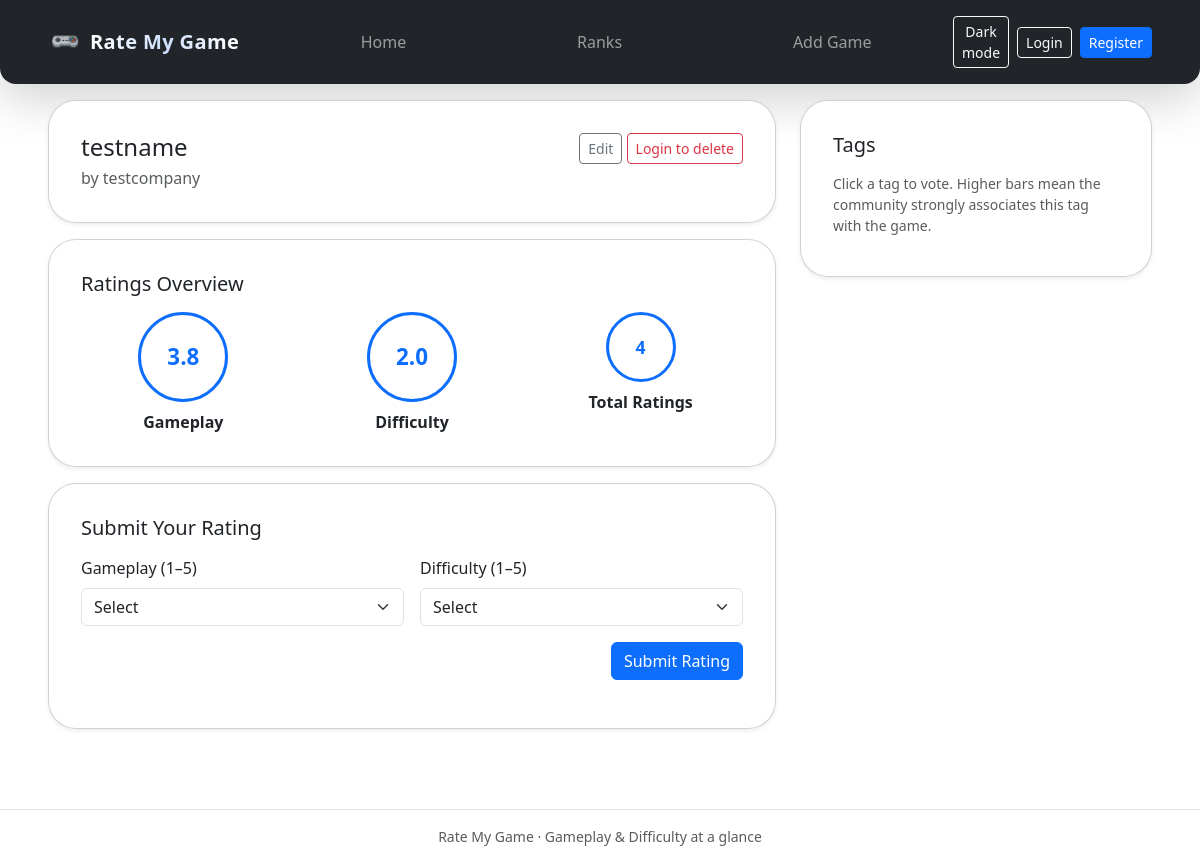
The app's page /games/1 with its own data.
### rate_my_game/models.py (models this page shows, shortened)
class Game(db.Model):
    __tablename__ = "games"
    id = db.Column(db.Integer, primary_key=True)
    name = db.Column(db.String(120), nullable=False)
    company = db.Column(db.String(120), nullable=False)
    ratings = db.relationship("Rating", backref="game", lazy=True, cascade="all, delete-orphan")
    tags = db.relationship("GameTag", backref="game", lazy=True, cascade="all, delete-orphan")
    def average_gameplay(self):
        if not self.ratings:
            return None
        return sum(r.gameplay for r in self.ratings) / len(self.ratings)
    def average_difficulty(self):
        if not self.ratings:
            return None
        return sum(r.difficulty for r in self.ratings) / len(self.ratings)

class Rating(db.Model):
    __tablename__ = "ratings"
    id = db.Column(db.Integer, primary_key=True)
    game_id = db.Column(db.Integer, db.ForeignKey("games.id"), nullable=False)
    gameplay = db.Column(db.Integer, nullable=False)      # 1–5
    difficulty = db.Column(db.Integer, nullable=False)    # 1–5
    created_at = db.Column(db.DateTime, default=datetime.utcnow)

### rate_my_game/routes.py (the view)
    @app.route("/games/<int:game_id>")
    def game_detail(game_id):
        game = Game.query.get_or_404(game_id)
        existing_tags = {t.tag_name: t for t in game.tags}
        for tag in PREDEFINED_TAGS:
            if tag not in existing_tags:
                gt = GameTag(game_id=game.id, tag_name=tag, count=0)
                db.session.add(gt)
        db.session.commit()
        game = Game.query.get(game_id)  # refresh with tags
        return render_template("game_detail.html", game=game, tags=PREDEFINED_TAGS)

### rate_my_game/templates/game_detail.html (shortened to what this page needs)
{% extends "base.html" %} {% block content %}
<div class="row g-4">
  <div class="col-lg-8">
    <div class="card shadow-sm mb-3">
      <div class="card-body">
        <div
          class="d-flex justify-content-between align-items-start flex-wrap gap-2"
        >
          <div>
            <h1 class="h4 mb-1">{{ game.name }}</h1>
            <p class="text-muted mb-0">by {{ game.company }}</p>
          </div>
          <div>
            <a
              href="{{ url_for('edit_game', game_id=game.id) }}"
              class="btn btn-outline-secondary btn-sm"
            >
              Edit
            </a>
            {% if session.get('user_id') %}
              <form
                action="{{ url_for('delete_game', game_id=game.id) }}"
                method="post"
                class="d-inline"
                onsubmit="return confirm('Delete this game?');"
              >
                <button type="submit" class="btn btn-outline-danger btn-sm">
                  Delete
                </button>
              </form>
            {% else %}
              <a class="btn btn-outline-danger btn-sm" href="{{ url_for('login', next=request.path) }}">
                Login to delete
              </a>
            {% endif %}
          </div>
        </div>
      </div>
    </div>
    <div class="card shadow-sm mb-3">
      <div class="card-body">
        <h2 class="h5 mb-3">Ratings Overview</h2>
        <div class="row text-center">
          <div class="col-md-4 mb-3 mb-md-0">
            <div class="rating-circle mx-auto mb-2">
              <span id="avg-gameplay">
                {% if game.average_gameplay() %} {{
                "%.1f"|format(game.average_gameplay()) }} {% else %} - {% endif
                %}
              </span>
            </div>
            <div class="fw-semibold">Gameplay</div>
          </div>
          <div class="col-md-4 mb-3 mb-md-0">
            <div class="rating-circle mx-auto mb-2">
              <span id="avg-difficulty">
                {% if game.average_difficulty() %} {{
                "%.1f"|format(game.average_difficulty()) }} {% else %} - {%
                endif %}
              </span>
            </div>
            <div class="fw-semibold">Difficulty</div>
          </div>
          <div class="col-md-4">
            <div class="rating-circle mx-auto mb-2 small-circle">
              <span id="ratings-count">{{ game.ratings|length }}</span>
            </div>
            <div class="fw-semibold">Total Ratings</div>
          </div>
        </div>
      </div>
    </div>
    <div class="card shadow-sm">
      <div class="card-body">
        <h2 class="h5 mb-3">Submit Your Rating</h2>
        <form id="rating-form" class="row g-3">
          <div class="col-md-6">
            <label class="form-label">Gameplay (1–5)</label>
            <select class="form-select" id="gameplay-input" required>
              <option value="">Select</option>
            </select>
          </div>
          <div class="col-md-6">
            <label class="form-label">Difficulty (1–5)</label>
            <select class="form-select" id="difficulty-input" required>
              <option value="">Select</option>
            </select>
          </div>
          <div class="col-12 d-flex justify-content-end">
            <button type="submit" class="btn btn-primary">Submit Rating</button>
          </div>
        </form>
      </div>
    </div>
  </div>
  <div class="col-lg-4">
    <div class="card shadow-sm mb-3">
      <div class="card-body">
        <h2 class="h5 mb-3">Tags</h2>
        <p class="text-muted small mb-2">
          Click a tag to vote. Higher bars mean the community strongly
          associates this tag with the game.
        </p>
      </div>
    </div>
  </div>
</div>
{% endblock %}

### rate_my_game/static/css/style.css (style rules this page uses)
html { scroll-behavior: smooth; }
body { margin: 0; min-height: 100vh; font-family: system-ui, -apple-system, BlinkMacSystemFont, "Segoe UI", sans-serif; background: #ffffff; color: #111827; }
.card { border-radius: 1.75rem; }
.card-body { padding: 2rem; }
.rating-circle { width: 90px; height: 90px; border-radius: 50%; border: 3px solid #0d6efd; display: flex; align-items: center; justify-content: center; font-size: 1.4rem; font-weight: 600; color: #0d6efd; transition: transform 0.2s ease, box-shadow 0.2s ease; }
.rating-circle.small-circle { width: 70px; height: 70px; font-size: 1.1rem; }
.btn, .form-control, .form-select { transition: box-shadow 0.15s ease, transform 0.1s ease; }

### records on screen
Game: name "testname", company "testcompany"
Rating: average_gameplay "3.8", average_difficulty "2.0"

### other values on screen
{{ game.ratings|length }} "4"
